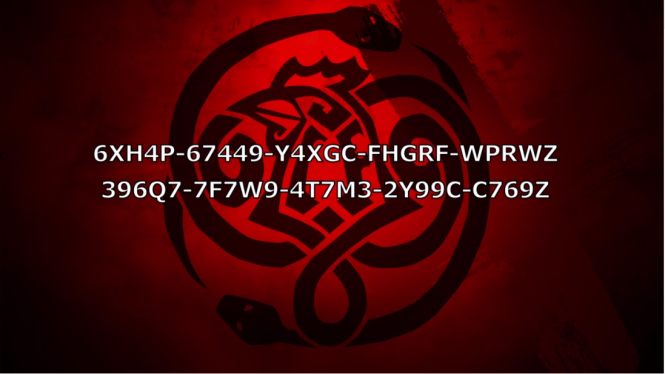
#> input picture testingsample/sample4.png, 665 x 374 px, found by its file name
$ python image_proccesing.py
#> lines starting #> are read from the running program, lines starting #| are printed output that depends on the picture; after the words box and inside, x2 and y2 are one past the last pixel; in counts of white or black regions, pixels touching at a corner belong together
#> further down, img is the input picture: shape (374, 665, 3); mean B, G, R 6.9, 5.9, 63.9
import cv2
import asyncio
from PIL import Image
import numpy as np
import pytesseract
from math import sqrt


def is_givaway(img, basevalue, dislimit):
#> called with basevalue = (6.41, 5.41, 63.58), dislimit = 1
    mean = cv2.mean(img)
#> mean = (6.95, 5.94, 63.9, 0)
    distance = sqrt(((mean[0]-basevalue[0])**2) + ((mean[0]-basevalue[0])**2) + ((mean[2]-basevalue[2])**2))
#> distance = 0.83
    return distance < dislimit

def get_text(img):
    img[:, :, 2] = 0
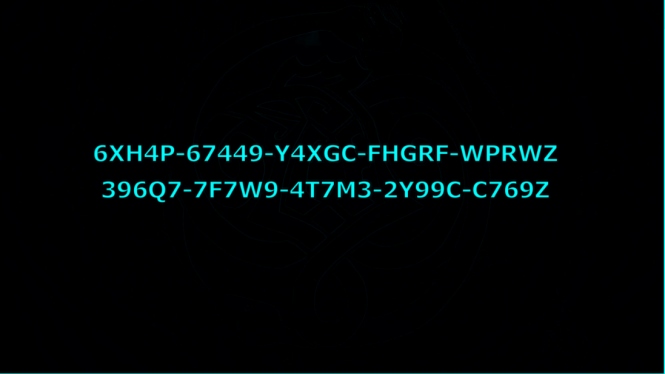
#> img: shape (374, 665, 3); mean B, G, R 6.9, 5.9, 0
    grayImage = cv2.cvtColor(img, cv2.COLOR_BGR2GRAY)
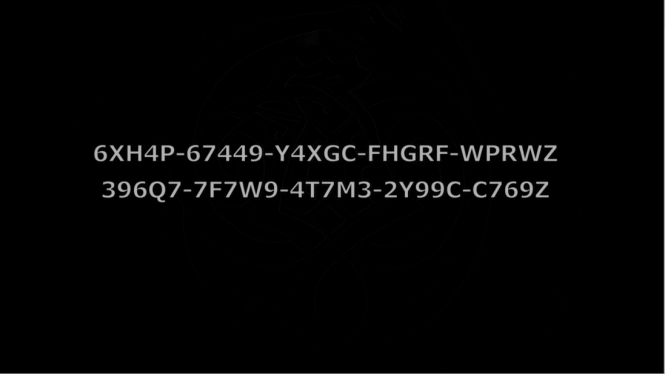
#> grayImage: shape (374, 665); min 0, max 179, mean 4.2
    (thresh, img) = cv2.threshold(grayImage, 127, 255, cv2.THRESH_BINARY)
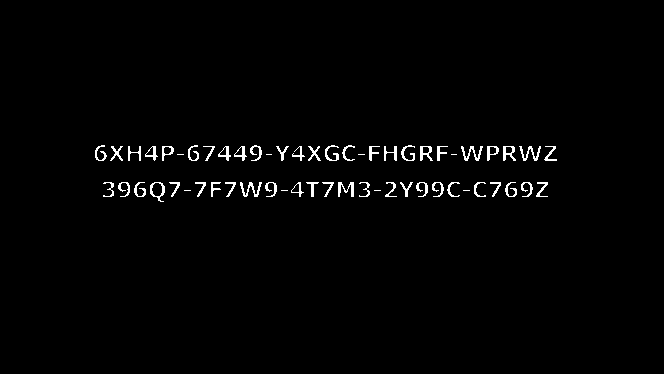
#> img: shape (374, 665); 1.7% white in thin lines or dots, all inside (x1, y1, x2, y2) = (95, 0, 665, 374)
    width = int(img.shape[1] * 90 / 100)
#> width = 598
    height = int(img.shape[0] * 90 / 100)
#> height = 336
    dim = (width, height)
#> dim = (598, 336)
    img = cv2.resize(img, dim, interpolation = cv2.INTER_AREA)
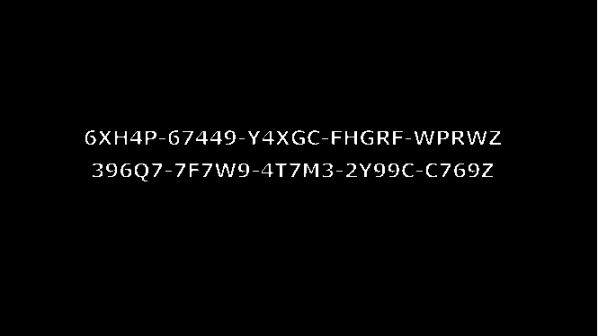
#> img: shape (336, 598); min 0, max 255, mean 4.2
    img = cv2.fastNlMeansDenoising(img)
    return pytesseract.image_to_string(img, lang="engpirate+eng")

if __name__ == '__main__':
    img = cv2.imread("sample4.png")
    if is_givaway(img, (6.407418514812385, 5.406766752083711, 63.57950020636679), 1):
        print(get_text(img))
#> (the call stopped at in get_text, `return pytesseract.image_to_string(img, lang="engpirate+eng")`: pytesseract is not available in this run)
